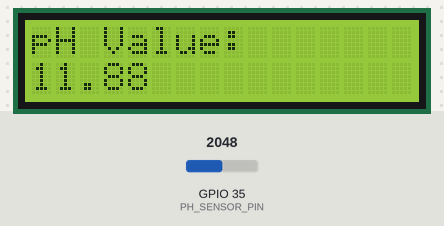
Simulated run of this sketch. Board: ESP32. Parts: 16×2 character LCD. The test bench sets the inputs (shaded band); at power-on: GPIO 35 (PH_SENSOR_PIN) = 2048. What the sketch prints to the serial monitor is not drawn.

Above: at 3.2 s.
3.3 s: GPIO 35 (PH_SENSOR_PIN) set to 2866
At 4.4 s:
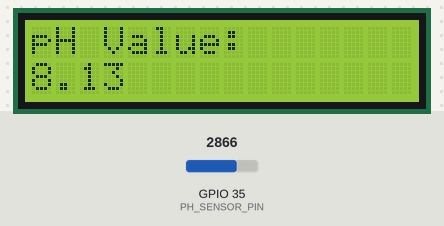
5.2 s: GPIO 35 (PH_SENSOR_PIN) set to 3603
At 7.5 s:
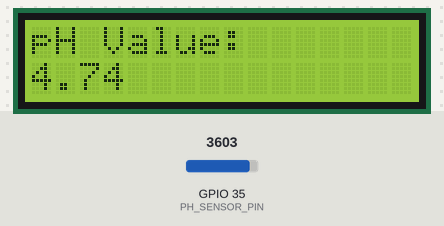
7.8 s: GPIO 35 (PH_SENSOR_PIN) set to 4095
At 9.8 s:
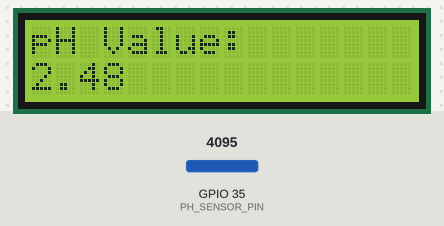
Timing chart, 0 to 11.3 s (numbered marks = the images above; inputs shaded):
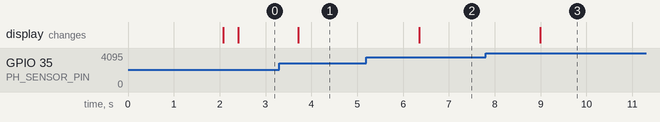

The sketch:

Program2_SensorpH_ESP32_A.ino
```cpp
#include <Wire.h>
#include <LiquidCrystal_I2C.h>

// Inisialisasi LCD I2C (alamat umum 0x27, bisa 0x3F tergantung modul)
LiquidCrystal_I2C lcd(0x27, 16, 2);

float calibration_value = 21.34 - 0.05;
unsigned long int avgval;
int buffer_arr[10], temp;
float ph_act;

// Tentukan pin analog untuk sensor pH
#define PH_SENSOR_PIN 35   // GPIO34 contoh, bisa ganti ke pin analog lain

void setup() {
  Wire.begin();
  Serial.begin(115200);   // Baudrate umum ESP32
  lcd.init();
  lcd.backlight();
  lcd.setCursor(0, 0);
  lcd.print("pH Sensor Ready");
  delay(2000);
  lcd.clear();
}

void loop() {
  // Baca data analog
  for (int i = 0; i < 10; i++) {
    buffer_arr[i] = analogRead(PH_SENSOR_PIN);
    delay(30);
  }

  // Urutkan data (bubble sort)
  for (int i = 0; i < 9; i++) {
    for (int j = i + 1; j < 10; j++) {
      if (buffer_arr[i] > buffer_arr[j]) {
        temp = buffer_arr[i];
        buffer_arr[i] = buffer_arr[j];
        buffer_arr[j] = temp;
      }
    }
  }

  // Ambil rata-rata dari data tengah
  avgval = 0;
  for (int i = 2; i < 8; i++)
    avgval += buffer_arr[i];

  // Konversi ke voltase ESP32
  float volt = (float)avgval * 3.3 / 4095.0 / 6;
  ph_act = -5.70 * volt + calibration_value;

  // Tampilkan di Serial Monitor
  Serial.print("Voltage: ");
  Serial.println(volt);

  Serial.print("pH Value: ");
  Serial.println(ph_act);

  // Tampilkan di LCD
  lcd.clear();
  lcd.setCursor(0, 0);
  lcd.print("pH Value:");
  lcd.setCursor(0, 1);
  lcd.print(ph_act, 2);    // 2 angka di belakang koma

  delay(1000); // Delay untuk kestabilan pembacaan
}
```

Measured:
- after the input at 3.3 s, the display: changes after 0.42 s (image 1)
- after the input at 5.2 s, the display: changes after 1.2 s (image 2)
- after the input at 7.8 s, the display: changes after 1.2 s (image 3)
